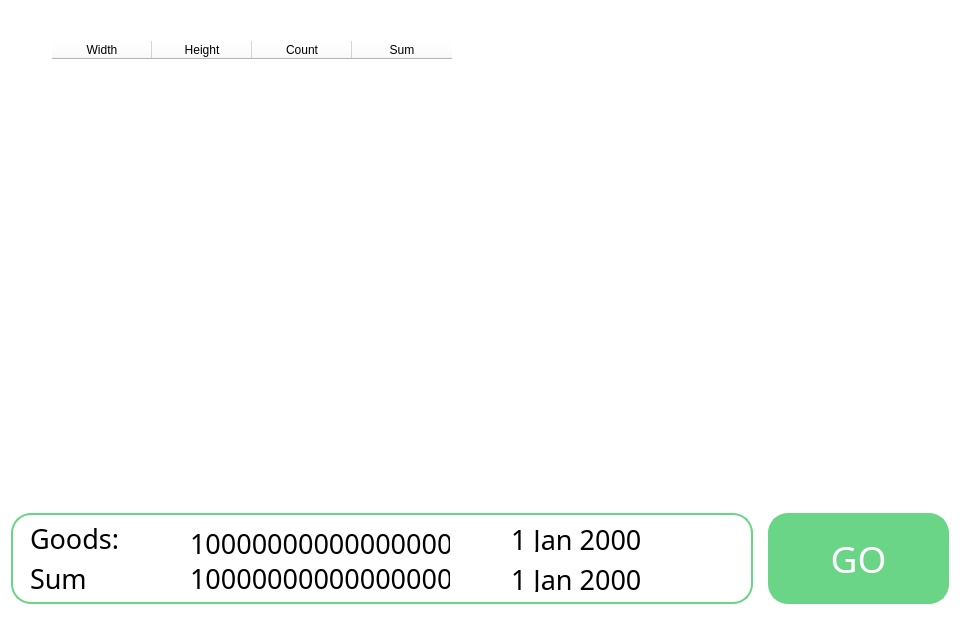
<?xml version="1.0" encoding="UTF-8"?>
<ui version="4.0">
 <class>Reports</class>
 <widget class="QDialog" name="Reports">
  <property name="geometry">
   <rect>
    <x>0</x>
    <y>0</y>
    <width>960</width>
    <height>620</height>
   </rect>
  </property>
  <property name="minimumSize">
   <size>
    <width>620</width>
    <height>360</height>
   </size>
  </property>
  <property name="font">
   <font>
    <family>Bauhaus 93</family>
    <pointsize>72</pointsize>
   </font>
  </property>
  <property name="windowTitle">
   <string>Reports</string>
  </property>
  <property name="styleSheet">
   <string notr="true">background-color: white;
border-radius: 20;</string>
  </property>
  <layout class="QVBoxLayout" name="verticalLayout_2">
   <item>
    <layout class="QVBoxLayout" name="main_lay">
     <property name="spacing">
      <number>0</number>
     </property>
     <item>
      <layout class="QVBoxLayout" name="verticalLayout_7">
       <item>
        <widget class="QFrame" name="table_button_frame">
         <property name="frameShape">
          <enum>QFrame::StyledPanel</enum>
         </property>
         <property name="frameShadow">
          <enum>QFrame::Raised</enum>
         </property>
         <layout class="QHBoxLayout" name="horizontalLayout_5">
          <property name="spacing">
           <number>0</number>
          </property>
          <property name="leftMargin">
           <number>0</number>
          </property>
          <property name="topMargin">
           <number>0</number>
          </property>
          <property name="rightMargin">
           <number>0</number>
          </property>
          <property name="bottomMargin">
           <number>0</number>
          </property>
          <item>
           <layout class="QHBoxLayout" name="horizontalLayout_4">
            <item alignment="Qt::AlignTop">
             <widget class="QFrame" name="frame_3">
              <property name="frameShape">
               <enum>QFrame::StyledPanel</enum>
              </property>
              <property name="frameShadow">
               <enum>QFrame::Raised</enum>
              </property>
              <layout class="QHBoxLayout" name="horizontalLayout">
               <property name="spacing">
                <number>0</number>
               </property>
               <property name="leftMargin">
                <number>0</number>
               </property>
               <property name="topMargin">
                <number>0</number>
               </property>
               <property name="rightMargin">
                <number>0</number>
               </property>
               <property name="bottomMargin">
                <number>0</number>
               </property>
               <item>
                <widget class="QPushButton" name="goBackToInvoicesButton">
                 <property name="minimumSize">
                  <size>
                   <width>41</width>
                   <height>41</height>
                  </size>
                 </property>
                 <property name="maximumSize">
                  <size>
                   <width>41</width>
                   <height>41</height>
                  </size>
                 </property>
                 <property name="styleSheet">
                  <string notr="true">QPushButton{
background-color: white;
border-radius: 20;
color: black; 

}



QPushButton:hover {
	border: 2px solid rgb(106, 212, 135);
}
</string>
                 </property>
                 <property name="text">
                  <string/>
                 </property>
                 <property name="icon">
                  <iconset>
                   <normaloff>i.webp</normaloff>i.webp</iconset>
                 </property>
                </widget>
               </item>
              </layout>
             </widget>
            </item>
           </layout>
          </item>
          <item>
           <layout class="QVBoxLayout" name="back_button_lay">
            <property name="spacing">
             <number>0</number>
            </property>
            <item>
             <widget class="QFrame" name="frame_8">
              <property name="frameShape">
               <enum>QFrame::StyledPanel</enum>
              </property>
              <property name="frameShadow">
               <enum>QFrame::Raised</enum>
              </property>
              <layout class="QVBoxLayout" name="verticalLayout_5">
               <property name="spacing">
                <number>0</number>
               </property>
               <property name="leftMargin">
                <number>0</number>
               </property>
               <property name="topMargin">
                <number>30</number>
               </property>
               <property name="rightMargin">
                <number>41</number>
               </property>
               <property name="bottomMargin">
                <number>0</number>
               </property>
               <item>
                <widget class="QTableWidget" name="tableWidget">
                 <property name="font">
                  <font>
                   <family>Dubai Light</family>
                   <pointsize>14</pointsize>
                  </font>
                 </property>
                 <property name="styleSheet">
                  <string notr="true">
background-color: white;</string>
                 </property>
                 <property name="editTriggers">
                  <set>QAbstractItemView::NoEditTriggers</set>
                 </property>
                 <attribute name="verticalHeaderVisible">
                  <bool>false</bool>
                 </attribute>
                 <attribute name="verticalHeaderDefaultSectionSize">
                  <number>50</number>
                 </attribute>
                 <attribute name="verticalHeaderHighlightSections">
                  <bool>false</bool>
                 </attribute>
                 <column>
                  <property name="text">
                   <string>Width</string>
                  </property>
                 </column>
                 <column>
                  <property name="text">
                   <string>Height</string>
                  </property>
                 </column>
                 <column>
                  <property name="text">
                   <string>Count</string>
                  </property>
                 </column>
                 <column>
                  <property name="text">
                   <string>Sum</string>
                  </property>
                 </column>
                </widget>
               </item>
              </layout>
             </widget>
            </item>
           </layout>
          </item>
         </layout>
        </widget>
       </item>
      </layout>
     </item>
     <item>
      <layout class="QHBoxLayout" name="bot_lay">
       <item>
        <widget class="QFrame" name="frame">
         <property name="frameShape">
          <enum>QFrame::StyledPanel</enum>
         </property>
         <property name="frameShadow">
          <enum>QFrame::Raised</enum>
         </property>
         <layout class="QVBoxLayout" name="verticalLayout_3">
          <property name="spacing">
           <number>0</number>
          </property>
          <property name="leftMargin">
           <number>0</number>
          </property>
          <property name="topMargin">
           <number>0</number>
          </property>
          <property name="rightMargin">
           <number>0</number>
          </property>
          <property name="bottomMargin">
           <number>0</number>
          </property>
          <item>
           <layout class="QHBoxLayout" name="lain">
            <property name="spacing">
             <number>0</number>
            </property>
            <property name="leftMargin">
             <number>90</number>
            </property>
            <property name="rightMargin">
             <number>90</number>
            </property>
            <item>
             <widget class="QFrame" name="frame_2">
              <property name="maximumSize">
               <size>
                <width>16777215</width>
                <height>20</height>
               </size>
              </property>
              <property name="frameShape">
               <enum>QFrame::StyledPanel</enum>
              </property>
              <property name="frameShadow">
               <enum>QFrame::Raised</enum>
              </property>
              <layout class="QVBoxLayout" name="verticalLayout">
               <property name="spacing">
                <number>0</number>
               </property>
               <property name="leftMargin">
                <number>0</number>
               </property>
               <property name="topMargin">
                <number>0</number>
               </property>
               <property name="rightMargin">
                <number>0</number>
               </property>
               <property name="bottomMargin">
                <number>0</number>
               </property>
               <item>
                <widget class="QFrame" name="frame_4">
                 <property name="maximumSize">
                  <size>
                   <width>16777215</width>
                   <height>20</height>
                  </size>
                 </property>
                 <property name="styleSheet">
                  <string notr="true">background-color: #6ad487;
border-radius: 5;
color: white; 
</string>
                 </property>
                 <property name="frameShape">
                  <enum>QFrame::StyledPanel</enum>
                 </property>
                 <property name="frameShadow">
                  <enum>QFrame::Raised</enum>
                 </property>
                </widget>
               </item>
              </layout>
             </widget>
            </item>
           </layout>
          </item>
          <item>
           <layout class="QHBoxLayout" name="button_lay">
            <property name="spacing">
             <number>0</number>
            </property>
            <property name="topMargin">
             <number>0</number>
            </property>
            <item>
             <widget class="QFrame" name="button_frame">
              <property name="minimumSize">
               <size>
                <width>0</width>
                <height>100</height>
               </size>
              </property>
              <property name="frameShape">
               <enum>QFrame::StyledPanel</enum>
              </property>
              <property name="frameShadow">
               <enum>QFrame::Raised</enum>
              </property>
              <layout class="QHBoxLayout" name="horizontalLayout_2">
               <property name="spacing">
                <number>0</number>
               </property>
               <property name="leftMargin">
                <number>0</number>
               </property>
               <property name="topMargin">
                <number>0</number>
               </property>
               <property name="rightMargin">
                <number>0</number>
               </property>
               <property name="bottomMargin">
                <number>0</number>
               </property>
               <item>
                <widget class="QFrame" name="frame_5">
                 <property name="frameShape">
                  <enum>QFrame::StyledPanel</enum>
                 </property>
                 <property name="frameShadow">
                  <enum>QFrame::Raised</enum>
                 </property>
                 <layout class="QVBoxLayout" name="verticalLayout_6">
                  <property name="spacing">
                   <number>0</number>
                  </property>
                  <property name="leftMargin">
                   <number>0</number>
                  </property>
                  <property name="topMargin">
                   <number>0</number>
                  </property>
                  <property name="rightMargin">
                   <number>0</number>
                  </property>
                  <property name="bottomMargin">
                   <number>0</number>
                  </property>
                  <item>
                   <layout class="QHBoxLayout" name="horizontalLayout_9">
                    <property name="spacing">
                     <number>0</number>
                    </property>
                    <item>
                     <widget class="QFrame" name="frame_6">
                      <property name="frameShape">
                       <enum>QFrame::StyledPanel</enum>
                      </property>
                      <property name="frameShadow">
                       <enum>QFrame::Raised</enum>
                      </property>
                      <layout class="QHBoxLayout" name="horizontalLayout_13">
                       <property name="spacing">
                        <number>15</number>
                       </property>
                       <property name="leftMargin">
                        <number>0</number>
                       </property>
                       <property name="topMargin">
                        <number>0</number>
                       </property>
                       <property name="rightMargin">
                        <number>0</number>
                       </property>
                       <property name="bottomMargin">
                        <number>0</number>
                       </property>
                       <item>
                        <layout class="QHBoxLayout" name="horizontalLayout_11">
                         <property name="rightMargin">
                          <number>0</number>
                         </property>
                         <item>
                          <widget class="QFrame" name="frame_7">
                           <property name="minimumSize">
                            <size>
                             <width>650</width>
                             <height>0</height>
                            </size>
                           </property>
                           <property name="maximumSize">
                            <size>
                             <width>16777215</width>
                             <height>91</height>
                            </size>
                           </property>
                           <property name="styleSheet">
                            <string notr="true">background-color: white;
border-radius: 20;
color: black; 
border: 2px solid #6ad487;</string>
                           </property>
                           <property name="frameShape">
                            <enum>QFrame::StyledPanel</enum>
                           </property>
                           <property name="frameShadow">
                            <enum>QFrame::Raised</enum>
                           </property>
                           <widget class="QLabel" name="goodsLabel">
                            <property name="geometry">
                             <rect>
                              <x>170</x>
                              <y>10</y>
                              <width>271</width>
                              <height>41</height>
                             </rect>
                            </property>
                            <property name="font">
                             <font>
                              <family>Dubai Light</family>
                              <pointsize>20</pointsize>
                             </font>
                            </property>
                            <property name="styleSheet">
                             <string notr="true">background-color: white;
border-radius: 20;
color: black; 
border: 2px solid white;</string>
                            </property>
                            <property name="text">
                             <string>10000000000000000</string>
                            </property>
                           </widget>
                           <widget class="QLabel" name="label">
                            <property name="geometry">
                             <rect>
                              <x>10</x>
                              <y>10</y>
                              <width>111</width>
                              <height>31</height>
                             </rect>
                            </property>
                            <property name="font">
                             <font>
                              <family>Dubai Light</family>
                              <pointsize>20</pointsize>
                             </font>
                            </property>
                            <property name="styleSheet">
                             <string notr="true">background-color: white;
border-radius: 20;
color: black; 
border: 2px solid white;</string>
                            </property>
                            <property name="text">
                             <string>Goods:</string>
                            </property>
                           </widget>
                           <widget class="QDateEdit" name="datePicker1">
                            <property name="geometry">
                             <rect>
                              <x>490</x>
                              <y>10</y>
                              <width>151</width>
                              <height>31</height>
                             </rect>
                            </property>
                            <property name="font">
                             <font>
                              <family>Dubai Light</family>
                              <pointsize>20</pointsize>
                             </font>
                            </property>
                            <property name="styleSheet">
                             <string notr="true">QDateEdit {
background-color: white;
border-radius: 10;
color: black; 
border-color: rgb(255, 255, 255);
}

QDateEdit:hover {

border-radius: 11000;
	border-bottom-color: rgb(106, 212, 135);
}
</string>
                            </property>
                            <property name="alignment">
                             <set>Qt::AlignCenter</set>
                            </property>
                            <property name="buttonSymbols">
                             <enum>QAbstractSpinBox::NoButtons</enum>
                            </property>
                           </widget>
                           <widget class="QLabel" name="sumLabel">
                            <property name="geometry">
                             <rect>
                              <x>170</x>
                              <y>50</y>
                              <width>271</width>
                              <height>31</height>
                             </rect>
                            </property>
                            <property name="font">
                             <font>
                              <family>Dubai Light</family>
                              <pointsize>20</pointsize>
                             </font>
                            </property>
                            <property name="autoFillBackground">
                             <bool>false</bool>
                            </property>
                            <property name="styleSheet">
                             <string notr="true">background-color: white;
border-radius: 20;
color: black; 
border: 2px solid white;</string>
                            </property>
                            <property name="text">
                             <string>10000000000000000</string>
                            </property>
                           </widget>
                           <widget class="QLabel" name="label_2">
                            <property name="geometry">
                             <rect>
                              <x>10</x>
                              <y>50</y>
                              <width>141</width>
                              <height>31</height>
                             </rect>
                            </property>
                            <property name="font">
                             <font>
                              <family>Dubai Light</family>
                              <pointsize>20</pointsize>
                             </font>
                            </property>
                            <property name="styleSheet">
                             <string notr="true">background-color: white;
border-radius: 20;
color: black; 
border: 2px solid white;</string>
                            </property>
                            <property name="text">
                             <string>Sum</string>
                            </property>
                           </widget>
                           <widget class="QDateEdit" name="datePicker2">
                            <property name="geometry">
                             <rect>
                              <x>490</x>
                              <y>50</y>
                              <width>151</width>
                              <height>31</height>
                             </rect>
                            </property>
                            <property name="font">
                             <font>
                              <family>Dubai Light</family>
                              <pointsize>20</pointsize>
                             </font>
                            </property>
                            <property name="styleSheet">
                             <string notr="true">QDateEdit {
background-color: white;
border-radius: 10;
color: black; 
border-color: rgb(255, 255, 255);
}

QDateEdit:hover {

border-radius: 11000;
	border-bottom-color: rgb(106, 212, 135);
}
</string>
                            </property>
                            <property name="alignment">
                             <set>Qt::AlignCenter</set>
                            </property>
                            <property name="buttonSymbols">
                             <enum>QAbstractSpinBox::NoButtons</enum>
                            </property>
                           </widget>
                          </widget>
                         </item>
                        </layout>
                       </item>
                       <item>
                        <layout class="QHBoxLayout" name="horizontalLayout_12">
                         <item>
                          <widget class="QPushButton" name="showReportsButton">
                           <property name="minimumSize">
                            <size>
                             <width>170</width>
                             <height>0</height>
                            </size>
                           </property>
                           <property name="maximumSize">
                            <size>
                             <width>181</width>
                             <height>91</height>
                            </size>
                           </property>
                           <property name="font">
                            <font>
                             <family>Broadway</family>
                             <pointsize>28</pointsize>
                            </font>
                           </property>
                           <property name="styleSheet">
                            <string notr="true">
QPushButton{
background-color: #6ad487;
border-radius: 20;
color: white; 

border: 2px solid #6ad487;
}

QPushButton:hover {

	
	
	border-color: rgb(255, 255, 255);
	font: 28pt &quot;Broadway&quot;;

}
</string>
                           </property>
                           <property name="text">
                            <string>GO</string>
                           </property>
                          </widget>
                         </item>
                        </layout>
                       </item>
                      </layout>
                     </widget>
                    </item>
                   </layout>
                  </item>
                 </layout>
                </widget>
               </item>
              </layout>
             </widget>
            </item>
           </layout>
          </item>
         </layout>
        </widget>
       </item>
      </layout>
     </item>
    </layout>
   </item>
  </layout>
 </widget>
 <resources/>
 <connections/>
</ui>
